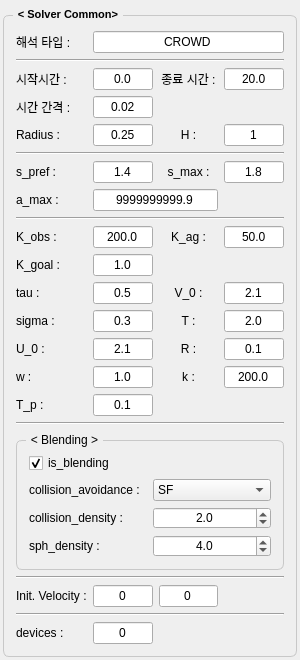
<?xml version="1.0" encoding="UTF-8"?>
<ui version="4.0">
 <class>SolverCommonForm</class>
 <widget class="QWidget" name="SolverCommonForm">
  <property name="geometry">
   <rect>
    <x>0</x>
    <y>0</y>
    <width>300</width>
    <height>656</height>
   </rect>
  </property>
  <property name="sizePolicy">
   <sizepolicy hsizetype="Preferred" vsizetype="Preferred">
    <horstretch>0</horstretch>
    <verstretch>0</verstretch>
   </sizepolicy>
  </property>
  <property name="font">
   <font>
    <pointsize>9</pointsize>
   </font>
  </property>
  <property name="windowTitle">
   <string>Form</string>
  </property>
  <layout class="QVBoxLayout" name="verticalLayout">
   <property name="leftMargin">
    <number>3</number>
   </property>
   <property name="topMargin">
    <number>6</number>
   </property>
   <property name="rightMargin">
    <number>3</number>
   </property>
   <property name="bottomMargin">
    <number>3</number>
   </property>
   <item>
    <widget class="QGroupBox" name="groupBox">
     <property name="maximumSize">
      <size>
       <width>16777215</width>
       <height>16777215</height>
      </size>
     </property>
     <property name="font">
      <font>
       <pointsize>8</pointsize>
       <bold>true</bold>
      </font>
     </property>
     <property name="styleSheet">
      <string notr="true">QGroupBox {
    border: 1px solid;
    border-radius: 6;
    margin-top: 9;
    border-color : #c8c8c8;
	padding: 3;   
}
QGroupBox::title {
    subcontrol-origin: margin;
    subcontrol-position: top left;
    left: 10;
    padding: 2 3;
}</string>
     </property>
     <property name="title">
      <string>&lt; Solver Common&gt;</string>
     </property>
     <layout class="QGridLayout" name="gridLayout">
      <property name="leftMargin">
       <number>9</number>
      </property>
      <property name="topMargin">
       <number>12</number>
      </property>
      <property name="rightMargin">
       <number>9</number>
      </property>
      <item row="2" column="3">
       <widget class="QLineEdit" name="lineEdit_13">
        <property name="maximumSize">
         <size>
          <width>16777215</width>
          <height>16777215</height>
         </size>
        </property>
        <property name="font">
         <font>
          <pointsize>9</pointsize>
         </font>
        </property>
        <property name="text">
         <string>20.0</string>
        </property>
        <property name="alignment">
         <set>Qt::AlignmentFlag::AlignCenter</set>
        </property>
       </widget>
      </item>
      <item row="4" column="1">
       <widget class="QLineEdit" name="lineEdit_14">
        <property name="maximumSize">
         <size>
          <width>16777215</width>
          <height>16777215</height>
         </size>
        </property>
        <property name="font">
         <font>
          <pointsize>9</pointsize>
         </font>
        </property>
        <property name="text">
         <string>0.02</string>
        </property>
        <property name="alignment">
         <set>Qt::AlignmentFlag::AlignCenter</set>
        </property>
       </widget>
      </item>
      <item row="7" column="2">
       <widget class="QLabel" name="label_20">
        <property name="font">
         <font>
          <pointsize>9</pointsize>
         </font>
        </property>
        <property name="text">
         <string>s_max :</string>
        </property>
        <property name="alignment">
         <set>Qt::AlignmentFlag::AlignCenter</set>
        </property>
       </widget>
      </item>
      <item row="15" column="1">
       <widget class="QLineEdit" name="lineEdit_29">
        <property name="maximumSize">
         <size>
          <width>16777215</width>
          <height>16777215</height>
         </size>
        </property>
        <property name="font">
         <font>
          <pointsize>9</pointsize>
         </font>
        </property>
        <property name="text">
         <string>1.0</string>
        </property>
        <property name="alignment">
         <set>Qt::AlignmentFlag::AlignCenter</set>
        </property>
       </widget>
      </item>
      <item row="4" column="0">
       <widget class="QLabel" name="label_16">
        <property name="font">
         <font>
          <pointsize>9</pointsize>
         </font>
        </property>
        <property name="text">
         <string>시간 간격 :</string>
        </property>
       </widget>
      </item>
      <item row="20" column="2">
       <widget class="QLineEdit" name="lineEdit_33">
        <property name="maximumSize">
         <size>
          <width>16777215</width>
          <height>16777215</height>
         </size>
        </property>
        <property name="font">
         <font>
          <pointsize>9</pointsize>
         </font>
        </property>
        <property name="text">
         <string>0</string>
        </property>
        <property name="alignment">
         <set>Qt::AlignmentFlag::AlignCenter</set>
        </property>
       </widget>
      </item>
      <item row="14" column="3">
       <widget class="QLineEdit" name="lineEdit_28">
        <property name="maximumSize">
         <size>
          <width>16777215</width>
          <height>16777215</height>
         </size>
        </property>
        <property name="font">
         <font>
          <pointsize>9</pointsize>
         </font>
        </property>
        <property name="text">
         <string>0.1</string>
        </property>
        <property name="alignment">
         <set>Qt::AlignmentFlag::AlignCenter</set>
        </property>
       </widget>
      </item>
      <item row="13" column="1">
       <widget class="QLineEdit" name="lineEdit_25">
        <property name="maximumSize">
         <size>
          <width>16777215</width>
          <height>16777215</height>
         </size>
        </property>
        <property name="font">
         <font>
          <pointsize>9</pointsize>
         </font>
        </property>
        <property name="text">
         <string>0.3</string>
        </property>
        <property name="alignment">
         <set>Qt::AlignmentFlag::AlignCenter</set>
        </property>
       </widget>
      </item>
      <item row="12" column="2">
       <widget class="QLabel" name="label_26">
        <property name="font">
         <font>
          <pointsize>9</pointsize>
         </font>
        </property>
        <property name="text">
         <string>V_0 :</string>
        </property>
        <property name="alignment">
         <set>Qt::AlignmentFlag::AlignCenter</set>
        </property>
       </widget>
      </item>
      <item row="12" column="1">
       <widget class="QLineEdit" name="lineEdit_23">
        <property name="maximumSize">
         <size>
          <width>16777215</width>
          <height>16777215</height>
         </size>
        </property>
        <property name="font">
         <font>
          <pointsize>9</pointsize>
         </font>
        </property>
        <property name="text">
         <string>0.5</string>
        </property>
        <property name="alignment">
         <set>Qt::AlignmentFlag::AlignCenter</set>
        </property>
       </widget>
      </item>
      <item row="17" column="0" colspan="4">
       <widget class="Line" name="line_5">
        <property name="orientation">
         <enum>Qt::Orientation::Horizontal</enum>
        </property>
       </widget>
      </item>
      <item row="15" column="2">
       <widget class="QLabel" name="label_33">
        <property name="font">
         <font>
          <pointsize>9</pointsize>
         </font>
        </property>
        <property name="text">
         <string>k :</string>
        </property>
        <property name="alignment">
         <set>Qt::AlignmentFlag::AlignCenter</set>
        </property>
       </widget>
      </item>
      <item row="10" column="3">
       <widget class="QLineEdit" name="lineEdit_21">
        <property name="maximumSize">
         <size>
          <width>16777215</width>
          <height>16777215</height>
         </size>
        </property>
        <property name="font">
         <font>
          <pointsize>9</pointsize>
         </font>
        </property>
        <property name="text">
         <string>50.0</string>
        </property>
        <property name="alignment">
         <set>Qt::AlignmentFlag::AlignCenter</set>
        </property>
       </widget>
      </item>
      <item row="13" column="2">
       <widget class="QLabel" name="label_28">
        <property name="font">
         <font>
          <pointsize>9</pointsize>
         </font>
        </property>
        <property name="text">
         <string>T :</string>
        </property>
        <property name="alignment">
         <set>Qt::AlignmentFlag::AlignCenter</set>
        </property>
       </widget>
      </item>
      <item row="19" column="0" colspan="4">
       <widget class="Line" name="line_6">
        <property name="orientation">
         <enum>Qt::Orientation::Horizontal</enum>
        </property>
       </widget>
      </item>
      <item row="8" column="0">
       <widget class="QLabel" name="label_21">
        <property name="font">
         <font>
          <pointsize>9</pointsize>
         </font>
        </property>
        <property name="text">
         <string>a_max :</string>
        </property>
       </widget>
      </item>
      <item row="13" column="3">
       <widget class="QLineEdit" name="lineEdit_26">
        <property name="maximumSize">
         <size>
          <width>16777215</width>
          <height>16777215</height>
         </size>
        </property>
        <property name="font">
         <font>
          <pointsize>9</pointsize>
         </font>
        </property>
        <property name="text">
         <string>2.0</string>
        </property>
        <property name="alignment">
         <set>Qt::AlignmentFlag::AlignCenter</set>
        </property>
       </widget>
      </item>
      <item row="0" column="1" colspan="3">
       <widget class="QLineEdit" name="lineEdit_type">
        <property name="maximumSize">
         <size>
          <width>16777215</width>
          <height>16777215</height>
         </size>
        </property>
        <property name="font">
         <font>
          <pointsize>9</pointsize>
         </font>
        </property>
        <property name="text">
         <string>CROWD</string>
        </property>
        <property name="alignment">
         <set>Qt::AlignmentFlag::AlignCenter</set>
        </property>
       </widget>
      </item>
      <item row="7" column="0">
       <widget class="QLabel" name="label_19">
        <property name="font">
         <font>
          <pointsize>9</pointsize>
         </font>
        </property>
        <property name="text">
         <string>s_pref :</string>
        </property>
       </widget>
      </item>
      <item row="15" column="0">
       <widget class="QLabel" name="label_30">
        <property name="font">
         <font>
          <pointsize>9</pointsize>
         </font>
        </property>
        <property name="text">
         <string>w :</string>
        </property>
       </widget>
      </item>
      <item row="5" column="3">
       <widget class="QLineEdit" name="lineEdit_16">
        <property name="maximumSize">
         <size>
          <width>16777215</width>
          <height>16777215</height>
         </size>
        </property>
        <property name="font">
         <font>
          <pointsize>9</pointsize>
         </font>
        </property>
        <property name="text">
         <string>1</string>
        </property>
        <property name="alignment">
         <set>Qt::AlignmentFlag::AlignCenter</set>
        </property>
       </widget>
      </item>
      <item row="10" column="1">
       <widget class="QLineEdit" name="lineEdit_20">
        <property name="maximumSize">
         <size>
          <width>16777215</width>
          <height>16777215</height>
         </size>
        </property>
        <property name="font">
         <font>
          <pointsize>9</pointsize>
         </font>
        </property>
        <property name="text">
         <string>200.0</string>
        </property>
        <property name="alignment">
         <set>Qt::AlignmentFlag::AlignCenter</set>
        </property>
       </widget>
      </item>
      <item row="13" column="0">
       <widget class="QLabel" name="label_27">
        <property name="font">
         <font>
          <pointsize>9</pointsize>
         </font>
        </property>
        <property name="text">
         <string>sigma :</string>
        </property>
       </widget>
      </item>
      <item row="5" column="1">
       <widget class="QLineEdit" name="lineEdit_15">
        <property name="maximumSize">
         <size>
          <width>16777215</width>
          <height>16777215</height>
         </size>
        </property>
        <property name="font">
         <font>
          <pointsize>9</pointsize>
         </font>
        </property>
        <property name="text">
         <string>0.25</string>
        </property>
        <property name="alignment">
         <set>Qt::AlignmentFlag::AlignCenter</set>
        </property>
       </widget>
      </item>
      <item row="11" column="0">
       <widget class="QLabel" name="label_24">
        <property name="font">
         <font>
          <pointsize>9</pointsize>
         </font>
        </property>
        <property name="text">
         <string>K_goal :</string>
        </property>
       </widget>
      </item>
      <item row="2" column="2">
       <widget class="QLabel" name="label_15">
        <property name="font">
         <font>
          <pointsize>9</pointsize>
         </font>
        </property>
        <property name="text">
         <string>종료 시간 :</string>
        </property>
        <property name="alignment">
         <set>Qt::AlignmentFlag::AlignCenter</set>
        </property>
       </widget>
      </item>
      <item row="7" column="3">
       <widget class="QLineEdit" name="lineEdit_18">
        <property name="maximumSize">
         <size>
          <width>16777215</width>
          <height>16777215</height>
         </size>
        </property>
        <property name="font">
         <font>
          <pointsize>9</pointsize>
         </font>
        </property>
        <property name="text">
         <string>1.8</string>
        </property>
        <property name="alignment">
         <set>Qt::AlignmentFlag::AlignCenter</set>
        </property>
       </widget>
      </item>
      <item row="1" column="0" colspan="4">
       <widget class="Line" name="line_4">
        <property name="orientation">
         <enum>Qt::Orientation::Horizontal</enum>
        </property>
       </widget>
      </item>
      <item row="12" column="0">
       <widget class="QLabel" name="label_25">
        <property name="font">
         <font>
          <pointsize>9</pointsize>
         </font>
        </property>
        <property name="text">
         <string>tau :</string>
        </property>
       </widget>
      </item>
      <item row="11" column="1">
       <widget class="QLineEdit" name="lineEdit_22">
        <property name="maximumSize">
         <size>
          <width>16777215</width>
          <height>16777215</height>
         </size>
        </property>
        <property name="font">
         <font>
          <pointsize>9</pointsize>
         </font>
        </property>
        <property name="text">
         <string>1.0</string>
        </property>
        <property name="alignment">
         <set>Qt::AlignmentFlag::AlignCenter</set>
        </property>
       </widget>
      </item>
      <item row="14" column="0">
       <widget class="QLabel" name="label_29">
        <property name="font">
         <font>
          <pointsize>9</pointsize>
         </font>
        </property>
        <property name="text">
         <string>U_0 :</string>
        </property>
       </widget>
      </item>
      <item row="10" column="2">
       <widget class="QLabel" name="label_23">
        <property name="font">
         <font>
          <pointsize>9</pointsize>
         </font>
        </property>
        <property name="text">
         <string>K_ag :</string>
        </property>
        <property name="alignment">
         <set>Qt::AlignmentFlag::AlignCenter</set>
        </property>
       </widget>
      </item>
      <item row="0" column="0">
       <widget class="QLabel" name="label_13">
        <property name="font">
         <font>
          <pointsize>9</pointsize>
         </font>
        </property>
        <property name="text">
         <string>해석 타입 :</string>
        </property>
       </widget>
      </item>
      <item row="14" column="2">
       <widget class="QLabel" name="label_32">
        <property name="font">
         <font>
          <pointsize>9</pointsize>
         </font>
        </property>
        <property name="text">
         <string>R :</string>
        </property>
        <property name="alignment">
         <set>Qt::AlignmentFlag::AlignCenter</set>
        </property>
       </widget>
      </item>
      <item row="20" column="0">
       <widget class="QLabel" name="label_35">
        <property name="font">
         <font>
          <pointsize>9</pointsize>
         </font>
        </property>
        <property name="text">
         <string>Init. Velocity :</string>
        </property>
       </widget>
      </item>
      <item row="9" column="0" colspan="4">
       <widget class="Line" name="line_2">
        <property name="font">
         <font>
          <pointsize>9</pointsize>
         </font>
        </property>
        <property name="orientation">
         <enum>Qt::Orientation::Horizontal</enum>
        </property>
       </widget>
      </item>
      <item row="14" column="1">
       <widget class="QLineEdit" name="lineEdit_27">
        <property name="maximumSize">
         <size>
          <width>16777215</width>
          <height>16777215</height>
         </size>
        </property>
        <property name="font">
         <font>
          <pointsize>9</pointsize>
         </font>
        </property>
        <property name="text">
         <string>2.1</string>
        </property>
        <property name="alignment">
         <set>Qt::AlignmentFlag::AlignCenter</set>
        </property>
       </widget>
      </item>
      <item row="18" column="0" colspan="4">
       <widget class="QGroupBox" name="groupBox_2">
        <property name="title">
         <string>&lt; Blending &gt;</string>
        </property>
        <property name="checkable">
         <bool>false</bool>
        </property>
        <layout class="QGridLayout" name="gridLayout_2">
         <item row="2" column="0">
          <widget class="QLabel" name="label_38">
           <property name="font">
            <font>
             <pointsize>9</pointsize>
            </font>
           </property>
           <property name="text">
            <string>collision_density :</string>
           </property>
          </widget>
         </item>
         <item row="1" column="1">
          <widget class="QComboBox" name="comboBox_collision_avoidance">
           <item>
            <property name="text">
             <string>SF</string>
            </property>
           </item>
           <item>
            <property name="text">
             <string>RVO</string>
            </property>
           </item>
          </widget>
         </item>
         <item row="0" column="0">
          <widget class="QCheckBox" name="checkBox_is_blending">
           <property name="text">
            <string>is_blending</string>
           </property>
           <property name="checked">
            <bool>true</bool>
           </property>
          </widget>
         </item>
         <item row="1" column="0">
          <widget class="QLabel" name="label_34">
           <property name="font">
            <font>
             <pointsize>9</pointsize>
            </font>
           </property>
           <property name="text">
            <string>collision_avoidance :</string>
           </property>
          </widget>
         </item>
         <item row="3" column="1">
          <widget class="QDoubleSpinBox" name="doubleSpinBox_sph_density">
           <property name="alignment">
            <set>Qt::AlignmentFlag::AlignCenter</set>
           </property>
           <property name="decimals">
            <number>1</number>
           </property>
           <property name="value">
            <double>4.000000000000000</double>
           </property>
          </widget>
         </item>
         <item row="3" column="0">
          <widget class="QLabel" name="label_39">
           <property name="font">
            <font>
             <pointsize>9</pointsize>
            </font>
           </property>
           <property name="text">
            <string>sph_density :</string>
           </property>
          </widget>
         </item>
         <item row="2" column="1">
          <widget class="QDoubleSpinBox" name="doubleSpinBox_collision_density">
           <property name="alignment">
            <set>Qt::AlignmentFlag::AlignCenter</set>
           </property>
           <property name="decimals">
            <number>1</number>
           </property>
           <property name="value">
            <double>2.000000000000000</double>
           </property>
          </widget>
         </item>
        </layout>
       </widget>
      </item>
      <item row="5" column="0">
       <widget class="QLabel" name="label_17">
        <property name="font">
         <font>
          <pointsize>9</pointsize>
         </font>
        </property>
        <property name="text">
         <string>Radius :</string>
        </property>
       </widget>
      </item>
      <item row="15" column="3">
       <widget class="QLineEdit" name="lineEdit_30">
        <property name="maximumSize">
         <size>
          <width>16777215</width>
          <height>16777215</height>
         </size>
        </property>
        <property name="font">
         <font>
          <pointsize>9</pointsize>
         </font>
        </property>
        <property name="text">
         <string>200.0</string>
        </property>
        <property name="alignment">
         <set>Qt::AlignmentFlag::AlignCenter</set>
        </property>
       </widget>
      </item>
      <item row="12" column="3">
       <widget class="QLineEdit" name="lineEdit_24">
        <property name="maximumSize">
         <size>
          <width>16777215</width>
          <height>16777215</height>
         </size>
        </property>
        <property name="font">
         <font>
          <pointsize>9</pointsize>
         </font>
        </property>
        <property name="text">
         <string>2.1</string>
        </property>
        <property name="alignment">
         <set>Qt::AlignmentFlag::AlignCenter</set>
        </property>
       </widget>
      </item>
      <item row="2" column="1">
       <widget class="QLineEdit" name="lineEdit_12">
        <property name="maximumSize">
         <size>
          <width>16777215</width>
          <height>16777215</height>
         </size>
        </property>
        <property name="font">
         <font>
          <pointsize>9</pointsize>
         </font>
        </property>
        <property name="text">
         <string>0.0</string>
        </property>
        <property name="alignment">
         <set>Qt::AlignmentFlag::AlignCenter</set>
        </property>
       </widget>
      </item>
      <item row="22" column="0">
       <widget class="QLabel" name="label_36">
        <property name="font">
         <font>
          <pointsize>9</pointsize>
         </font>
        </property>
        <property name="text">
         <string>devices :</string>
        </property>
       </widget>
      </item>
      <item row="2" column="0">
       <widget class="QLabel" name="label_14">
        <property name="font">
         <font>
          <pointsize>9</pointsize>
         </font>
        </property>
        <property name="text">
         <string>시작시간 :</string>
        </property>
       </widget>
      </item>
      <item row="16" column="1">
       <widget class="QLineEdit" name="lineEdit_31">
        <property name="maximumSize">
         <size>
          <width>16777215</width>
          <height>16777215</height>
         </size>
        </property>
        <property name="font">
         <font>
          <pointsize>9</pointsize>
         </font>
        </property>
        <property name="text">
         <string>0.1</string>
        </property>
        <property name="alignment">
         <set>Qt::AlignmentFlag::AlignCenter</set>
        </property>
       </widget>
      </item>
      <item row="8" column="1" colspan="2">
       <widget class="QLineEdit" name="lineEdit_19">
        <property name="maximumSize">
         <size>
          <width>16777215</width>
          <height>16777215</height>
         </size>
        </property>
        <property name="font">
         <font>
          <pointsize>9</pointsize>
         </font>
        </property>
        <property name="text">
         <string>9999999999.9</string>
        </property>
        <property name="alignment">
         <set>Qt::AlignmentFlag::AlignCenter</set>
        </property>
       </widget>
      </item>
      <item row="16" column="0">
       <widget class="QLabel" name="label_31">
        <property name="font">
         <font>
          <pointsize>9</pointsize>
         </font>
        </property>
        <property name="text">
         <string>T_p :</string>
        </property>
       </widget>
      </item>
      <item row="10" column="0">
       <widget class="QLabel" name="label_22">
        <property name="font">
         <font>
          <pointsize>9</pointsize>
         </font>
        </property>
        <property name="text">
         <string>K_obs :</string>
        </property>
       </widget>
      </item>
      <item row="20" column="1">
       <widget class="QLineEdit" name="lineEdit_32">
        <property name="maximumSize">
         <size>
          <width>16777215</width>
          <height>16777215</height>
         </size>
        </property>
        <property name="font">
         <font>
          <pointsize>9</pointsize>
         </font>
        </property>
        <property name="text">
         <string>0</string>
        </property>
        <property name="alignment">
         <set>Qt::AlignmentFlag::AlignCenter</set>
        </property>
       </widget>
      </item>
      <item row="7" column="1">
       <widget class="QLineEdit" name="lineEdit_17">
        <property name="maximumSize">
         <size>
          <width>16777215</width>
          <height>16777215</height>
         </size>
        </property>
        <property name="font">
         <font>
          <pointsize>9</pointsize>
         </font>
        </property>
        <property name="text">
         <string>1.4</string>
        </property>
        <property name="alignment">
         <set>Qt::AlignmentFlag::AlignCenter</set>
        </property>
       </widget>
      </item>
      <item row="21" column="0" colspan="4">
       <widget class="Line" name="line_3">
        <property name="orientation">
         <enum>Qt::Orientation::Horizontal</enum>
        </property>
       </widget>
      </item>
      <item row="6" column="0" colspan="4">
       <widget class="Line" name="line">
        <property name="font">
         <font>
          <pointsize>9</pointsize>
         </font>
        </property>
        <property name="orientation">
         <enum>Qt::Orientation::Horizontal</enum>
        </property>
       </widget>
      </item>
      <item row="22" column="1">
       <widget class="QLineEdit" name="lineEdit_36">
        <property name="maximumSize">
         <size>
          <width>16777215</width>
          <height>16777215</height>
         </size>
        </property>
        <property name="font">
         <font>
          <pointsize>9</pointsize>
         </font>
        </property>
        <property name="text">
         <string>0</string>
        </property>
        <property name="alignment">
         <set>Qt::AlignmentFlag::AlignCenter</set>
        </property>
       </widget>
      </item>
      <item row="5" column="2">
       <widget class="QLabel" name="label_18">
        <property name="font">
         <font>
          <pointsize>9</pointsize>
         </font>
        </property>
        <property name="text">
         <string>H :</string>
        </property>
        <property name="alignment">
         <set>Qt::AlignmentFlag::AlignCenter</set>
        </property>
       </widget>
      </item>
     </layout>
    </widget>
   </item>
  </layout>
 </widget>
 <tabstops>
  <tabstop>lineEdit_12</tabstop>
  <tabstop>lineEdit_13</tabstop>
  <tabstop>lineEdit_14</tabstop>
  <tabstop>lineEdit_15</tabstop>
  <tabstop>lineEdit_16</tabstop>
  <tabstop>lineEdit_17</tabstop>
  <tabstop>lineEdit_18</tabstop>
  <tabstop>lineEdit_19</tabstop>
  <tabstop>lineEdit_20</tabstop>
  <tabstop>lineEdit_21</tabstop>
  <tabstop>lineEdit_22</tabstop>
  <tabstop>lineEdit_23</tabstop>
  <tabstop>lineEdit_24</tabstop>
  <tabstop>lineEdit_25</tabstop>
  <tabstop>lineEdit_26</tabstop>
  <tabstop>lineEdit_27</tabstop>
  <tabstop>lineEdit_28</tabstop>
  <tabstop>lineEdit_29</tabstop>
  <tabstop>lineEdit_30</tabstop>
  <tabstop>lineEdit_31</tabstop>
  <tabstop>lineEdit_32</tabstop>
  <tabstop>lineEdit_33</tabstop>
  <tabstop>lineEdit_36</tabstop>
 </tabstops>
 <resources/>
 <connections/>
</ui>
